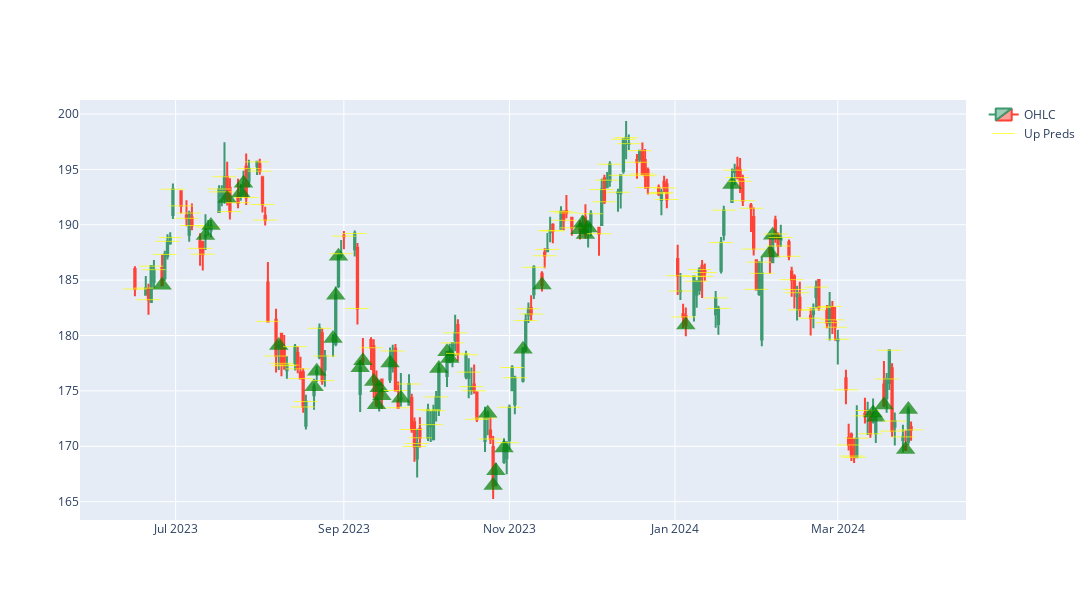

This figure's notebook cell:
### Code cell
# Placeholder list
UpPreds = []

# Iterating through the features
for i in range(len(features)):

    if Predict(features[i], TheEdgeUp, False)[0][0] >= 0.5:
        UpPreds.append(1)

    elif Predict(features[i], TheEdgeUp, False)[0][0] < 0.5:
        UpPreds.append(0)

# Placeholder list
UpPredsCol = []
UpPredsSymbol = []

# Iterating through the predictions
for i in range(len(UpPreds)):

    # Determining if its up
    if UpPreds[i] == 1:

        # Appending appropriate colour/symbol
        UpPredsCol.append("Green")
        UpPredsSymbol.append("triangle-up")

    # Determining if its neutral
    else:

        # Appending appropriate colour/symbol
        UpPredsCol.append("Yellow")
        UpPredsSymbol.append("line-ew-open")

# Creating the figure
fig = go.Figure()

# Creating the candlestick plot
fig.add_trace(go.Candlestick(x=data.index,
                             open=data["Open"],
                             high=data["High"],
                             low=data["Low"],
                             close=data["Close"],
                             name="OHLC"))

# Adding the up predictions
fig.add_trace(go.Scatter(x=data.index,
                         y=data["Close"],
                         mode="markers",
                         marker=dict(color=UpPredsCol, symbol=UpPredsSymbol, size=17, opacity=0.7),
                         name="Up Preds"))

# Updating the layout
fig.update_layout(height=600,
                  width=1200,
                  xaxis_rangeslider_visible=False)

# Displaying the figure
fig.show()

### Figure 1 — Plotly figure (JSON) as saved in the notebook; plotly's stock layout.template omitted (floating-point values rounded to 4 significant figures; data arrays with more than 128 entries replaced by an {"elided": "..."} marker saying what was removed)
{"data": [{"close": {"elided": "197 float values"}, "high": {"elided": "197 float values"}, "low": {"elided": "197 float values"}, "name": "OHLC", "open": {"elided": "197 float values"}, "type": "candlestick", "x": {"elided": "197 str values"}}, {"marker": {"color": {"elided": "197 str values"}, "opacity": 0.7, "size": 17, "symbol": {"elided": "197 str values"}}, "mode": "markers", "name": "Up Preds", "type": "scatter", "x": {"elided": "197 str values"}, "y": {"elided": "197 float values"}}], "layout": {"height": 600, "width": 1200, "xaxis": {"rangeslider": {"visible": false}}}}
